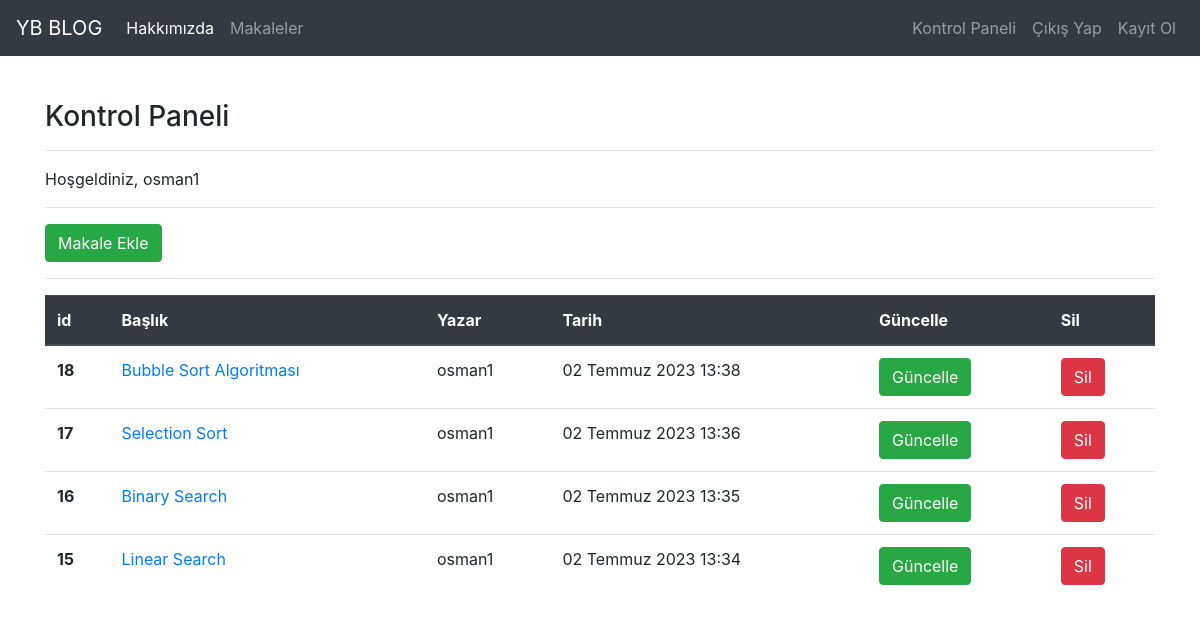
Page /article/dashboard/ (signed in) on the committed database.
### article/models.py (models this page shows, shortened)
class Article (models.Model):
    author=models.ForeignKey("auth.User",on_delete=models.CASCADE,verbose_name="Yazar")#auth tablosundaki user'a erişiyoruz.on delete ile silinmesi halinde kullanıcıya ait tüm verilerin silinmesini sağlıyoruz.
    title=models.CharField(max_length=50,verbose_name="Başlık")#verbose_name admin panelindeki adını değiştirmemizi sağlar.
    content=RichTextField()
    created_date=models.DateTimeField( auto_now_add=True,verbose_name="Oluşturma Tarihi")
    article_image=models.FileField( blank=True,null=True,verbose_name="Makaleye Fotoğraf Ekleyin") #blank ve null kısmı boş ya da dolu olabilir demek
    class Meta:
        ordering=['-created_date'] #en son eklenen makaleyi ilk sıraya getirsin diye yaptık.

### article/views.py (the view)
# urls.py: path('dashboard/', views.dashboard,name="dashboard"),
@login_required(login_url="user:login")
def dashboard(request):
    articles=Article.objects.filter(author=request.user)
    context={
        "articles":articles
    }
    return render(request,"dashboard.html",context)

### templates/dashboard.html
{% extends 'layout.html' %}
        {% block body %}
            <h3>Kontrol Paneli</h3>
            <hr>
            <p>
                Hoşgeldiniz, {{request.user.username}}
            </p>
            <hr>
            <a class= "btn btn-success" href ="{% url 'article:addarticle'  %}">Makale Ekle</a>
        <hr>
        {% if articles %}
        <table class="table">
            <thead class="thead-dark">
              <tr>
                <th scope="col">id</th>
                <th scope="col">Başlık</th>
                <th scope="col">Yazar</th>
                <th scope="col">Tarih</th>
                <th scope="col">Güncelle</th>
                <th scope="col">Sil</th>
              </tr>
            </thead>
            <tbody>
            {% for article  in articles %}
            <tr>
                <th scope="row">{{article.id}}</th>
                <td><a href="{% url 'article:detail' article.id %}">{{article.title}}</a></td>
                <td>{{article.author.username}}</td>
                <td>{{article.created_date}}</td>
                <td><a href="{% url 'article:update' article.id %}" class="btn btn-success">Güncelle</a></td>
                <td><a href="{% url 'article:delete' article.id %}" class="btn btn-danger">Sil</a></td>
              </tr>
            {% endfor %}
            </tbody>
          </table>
        {% else  %}
        <div class ="alert alert-danger">
            Henüz bir makale bulunmuyor...
        {% endif %}
        {% endblock  %}

### rows in the picture
Article: id "18", title "Bubble Sort Algoritması", author.username "osman1", created_date "02 Temmuz 2023 13:38"
Article: id "17", title "Selection Sort", author.username "osman1", created_date "02 Temmuz 2023 13:36"
Article: id "16", title "Binary Search", author.username "osman1", created_date "02 Temmuz 2023 13:35"
Article: id "15", title "Linear Search", author.username "osman1", created_date "02 Temmuz 2023 13:34"

### other values in the picture
{{ request.user.username }} "osman1"
